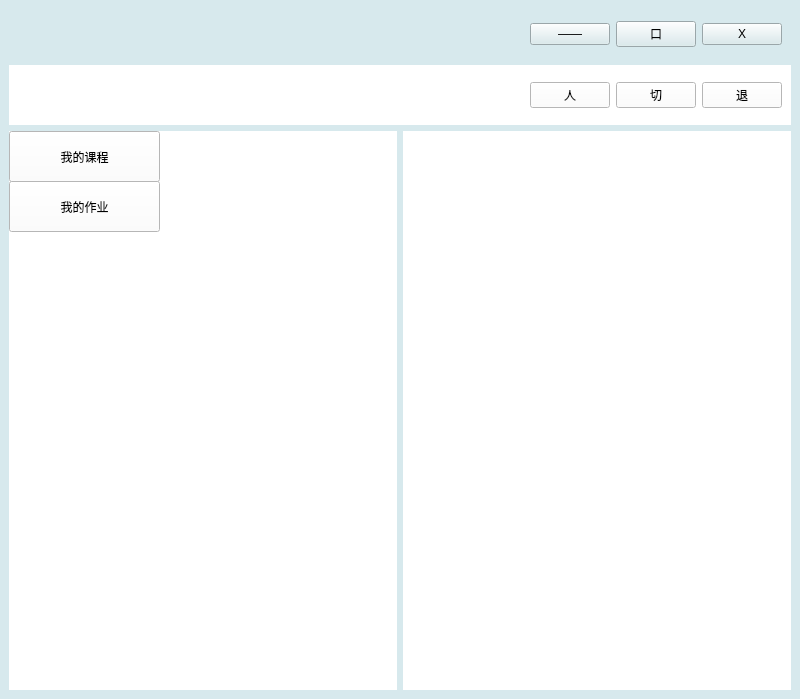
<?xml version="1.0" encoding="UTF-8"?>
<ui version="4.0">
 <class>Stu_Mainwindow</class>
 <widget class="QMainWindow" name="Stu_Mainwindow">
  <property name="geometry">
   <rect>
    <x>0</x>
    <y>0</y>
    <width>800</width>
    <height>699</height>
   </rect>
  </property>
  <property name="windowTitle">
   <string>MainWindow</string>
  </property>
  <property name="styleSheet">
   <string notr="true">background:rgb(215, 233, 237)</string>
  </property>
  <widget class="QWidget" name="centralwidget">
   <property name="styleSheet">
    <string notr="true"/>
   </property>
   <layout class="QGridLayout" name="gridLayout">
    <item row="0" column="0" colspan="2">
     <widget class="QWidget" name="title_widget" native="true">
      <property name="maximumSize">
       <size>
        <width>16777215</width>
        <height>50</height>
       </size>
      </property>
      <layout class="QHBoxLayout" name="horizontalLayout_2">
       <item>
        <spacer name="horizontalSpacer_2">
         <property name="orientation">
          <enum>Qt::Horizontal</enum>
         </property>
         <property name="sizeHint" stdset="0">
          <size>
           <width>40</width>
           <height>20</height>
          </size>
         </property>
        </spacer>
       </item>
       <item>
        <widget class="QPushButton" name="hide_btn">
         <property name="text">
          <string>——</string>
         </property>
        </widget>
       </item>
       <item>
        <widget class="QPushButton" name="min_max_btn">
         <property name="text">
          <string>口</string>
         </property>
        </widget>
       </item>
       <item>
        <widget class="QPushButton" name="close_btn">
         <property name="text">
          <string>X</string>
         </property>
        </widget>
       </item>
      </layout>
     </widget>
    </item>
    <item row="2" column="0">
     <widget class="QWidget" name="tool_page" native="true">
      <property name="styleSheet">
       <string notr="true">background:rgb(255, 255, 255)</string>
      </property>
      <widget class="QPushButton" name="stu_class_btn">
       <property name="geometry">
        <rect>
         <x>0</x>
         <y>0</y>
         <width>151</width>
         <height>51</height>
        </rect>
       </property>
       <property name="text">
        <string>我的课程</string>
       </property>
      </widget>
      <widget class="QPushButton" name="stu_task_btn">
       <property name="geometry">
        <rect>
         <x>0</x>
         <y>50</y>
         <width>151</width>
         <height>51</height>
        </rect>
       </property>
       <property name="text">
        <string>我的作业</string>
       </property>
      </widget>
     </widget>
    </item>
    <item row="2" column="1">
     <widget class="QWidget" name="main_page" native="true">
      <property name="styleSheet">
       <string notr="true">background:rgb(255, 255, 255)</string>
      </property>
     </widget>
    </item>
    <item row="1" column="0" colspan="2">
     <widget class="QWidget" name="widget" native="true">
      <property name="maximumSize">
       <size>
        <width>16777215</width>
        <height>60</height>
       </size>
      </property>
      <property name="styleSheet">
       <string notr="true">background:rgb(255, 255, 255)</string>
      </property>
      <layout class="QHBoxLayout" name="horizontalLayout">
       <item>
        <spacer name="horizontalSpacer">
         <property name="orientation">
          <enum>Qt::Horizontal</enum>
         </property>
         <property name="sizeHint" stdset="0">
          <size>
           <width>40</width>
           <height>20</height>
          </size>
         </property>
        </spacer>
       </item>
       <item>
        <widget class="QPushButton" name="stu_info_list_btn">
         <property name="text">
          <string>人</string>
         </property>
        </widget>
       </item>
       <item>
        <widget class="QPushButton" name="change_user_btn">
         <property name="text">
          <string>切</string>
         </property>
        </widget>
       </item>
       <item>
        <widget class="QPushButton" name="stu_exit_btn">
         <property name="text">
          <string>退</string>
         </property>
        </widget>
       </item>
      </layout>
     </widget>
    </item>
   </layout>
  </widget>
 </widget>
 <resources/>
 <connections/>
</ui>
